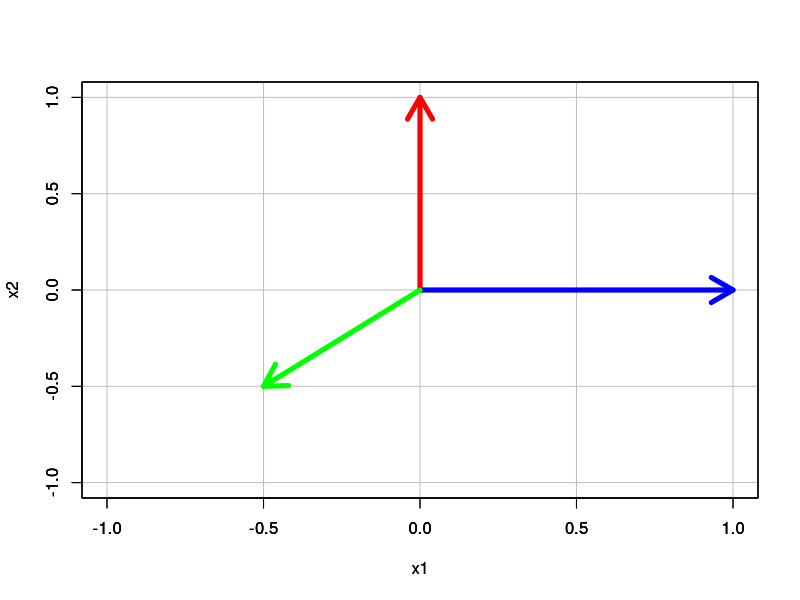
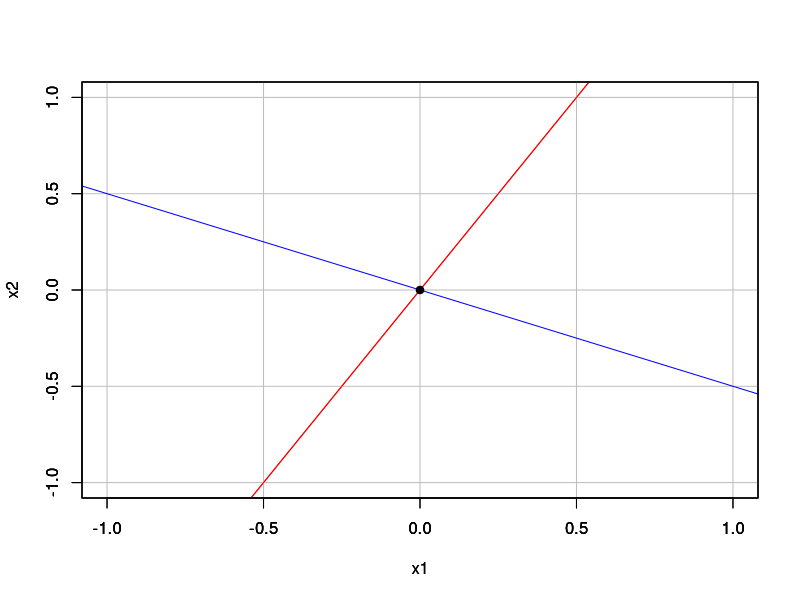

The R source for these figures, in order:
## ---- chunk 1
knitr::opts_chunk$set(echo = TRUE)
## ---- chunk 2
plot(0, 1, col="white", xlim=c(-1, 1), ylim=c(-1,1), ylab="x2", xlab = "x1")

# Vertical grid
axis(1, tck = 1, lty = 1, col = "gray")

# Horizontal grid  
axis(2, tck = 1, lty = 1, col = "gray")

par(new=TRUE)

plot(0, 1, col="white", xlim=c(-1, 1), ylim=c(-1,1), ylab="x2", xlab = "x1")
arrows(0,0,0,1, lwd=5, col="red")
arrows(0,0,1,0, lwd=5, col="blue")
arrows(0,0,-.5,-.5, lwd=5, col="green")
box()
## ---- chunk 3
#library(rgl)

#plot3d(b, xlim=c(-1.5,1.5), ylim=c(-1.5,1.5), zlim=c(-1.5,1.5))
#arrow3d(p0 = c(0, 0, 0), p1 = c(1, 0, 0), type="rotation", col="red")
#arrow3d(p0 = c(0, 0, 0), p1 = c(0, 1, 0), type="rotation", col="green")
#arrow3d(p0 = c(0, 0, 0), p1 = c(0, 0, 1), type="rotation", col="blue")
## ---- chunk 4
x <- -2:6
y1 <- 2*x
y2 <- -(1/2)*x

plot(x, y1, "l", col="red", xlim=c(-1, 1), ylim=c(-1,1), ylab="x2", xlab = "x1")

# Vertical grid
axis(1, tck = 1, lty = 1, col = "gray")

# Horizontal grid  
axis(2, tck = 1, lty = 1, col = "gray")

par(new=TRUE)

plot(x, y1, "l", col="red", xlim=c(-1, 1), ylim=c(-1,1), ylab="x2", xlab = "x1")
lines(x, y2, col="blue") 
points(0, 0, pch=19, col="black")

box()
